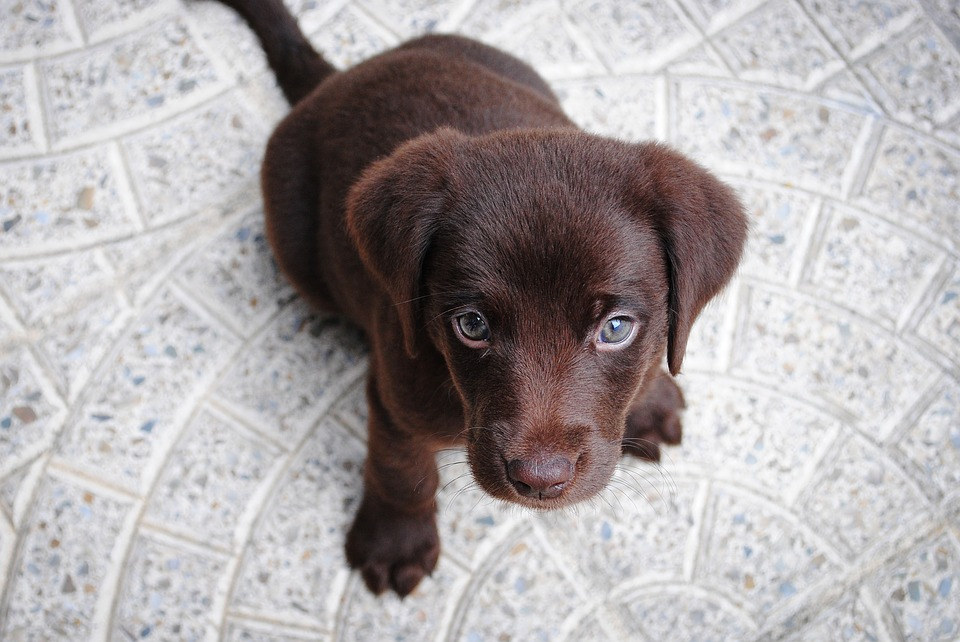
#> input picture data/dog3.jpg, 960 x 642 px
$ jupyter execute --allow-errors examples.ipynb
#> lines starting #> are read from the running program, lines starting #| are printed output that depends on the picture
# Principal Component Analysis

[cell 1]
import pandas as pd
import matplotlib.pyplot as plt
from sklearn.preprocessing import LabelEncoder, StandardScaler
from sklearn.decomposition import PCA
from sklearn.model_selection import train_test_split
import warnings
warnings.filterwarnings("ignore")

#> (a cell that did not finish here is left out)

#> (a cell that did not finish here is left out)

#> (a cell that did not finish here is left out)

#> (a cell that did not finish here is left out)

[cell 6]
# Scale the features
scaler = StandardScaler()
#> (the rest of this cell did not finish here and is left out)

#> (a cell that did not finish here is left out)

[cell 8]
# Visualize
pca = PCA()
#> (the rest of this cell did not finish here and is left out)

[cell 9]
pca2 = PCA(n_components=17)
#> (the rest of this cell did not finish here and is left out)

[cell 10]
pca3 = PCA(n_components=2)
#> (the rest of this cell did not finish here and is left out)

# Singular Value Decomposition

[cell 11]
import numpy
from PIL import Image

[cell 12]
def load_image(image):
#> called with image = 'data/dog3.jpg'
    image = Image.open(image)
#> image is the input picture: PIL image 960x642 RGB; mean R, G, B 171.8, 166.2, 167.2
    im_array = numpy.array(image)

    red = im_array[:, :, 0]
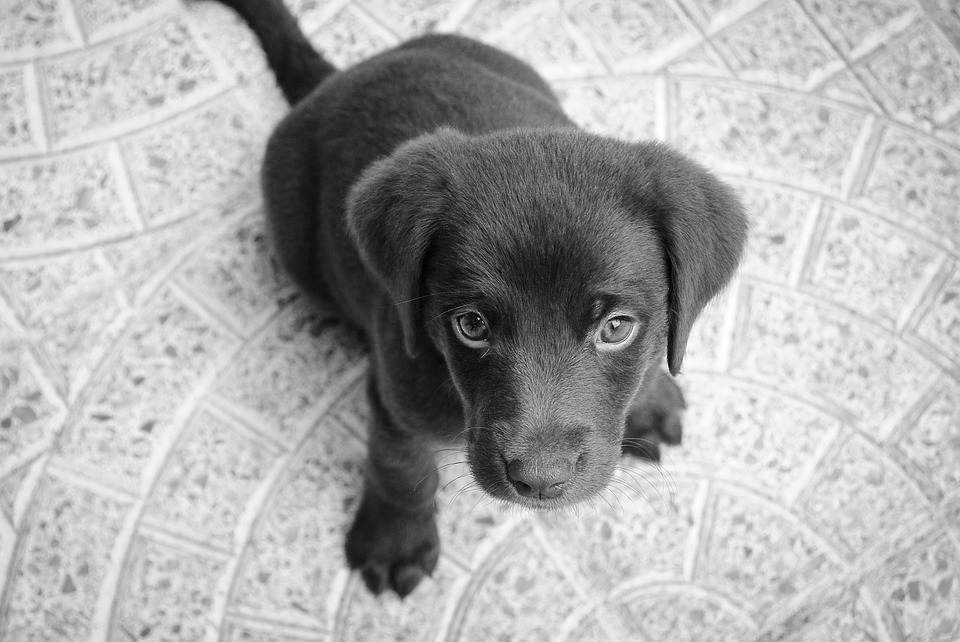
#> red: shape (642, 960); min 0, max 255, mean 171.8
    green = im_array[:, :, 1]
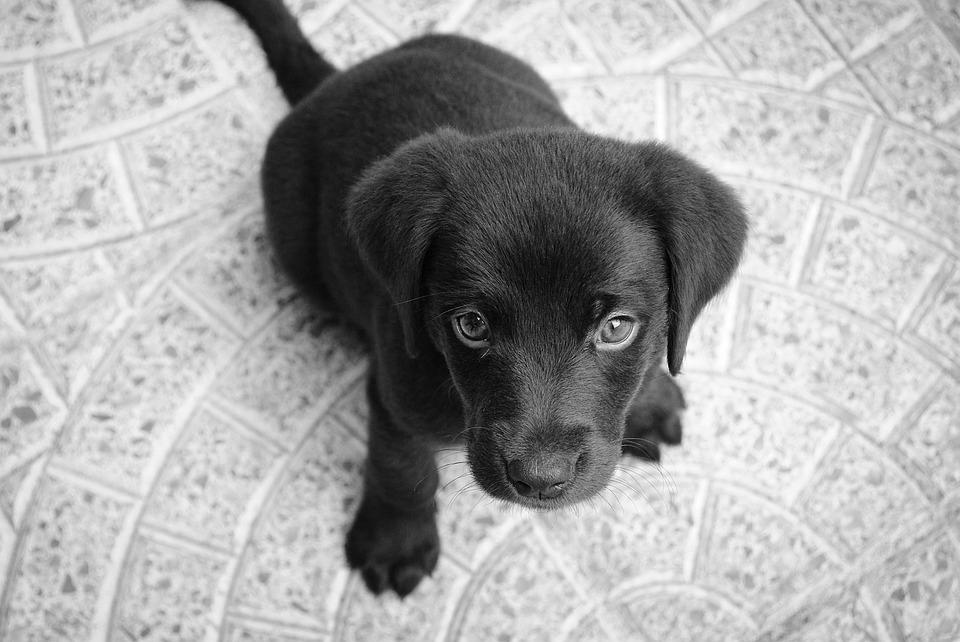
#> green: shape (642, 960); min 0, max 255, mean 166.2
    blue = im_array[:, :, 2]

    return red, green, blue

[cell 13]
def channel_compress(color_channel, singular_value_limit):
#> called with singular_value_limit = 5
    u, s, v = numpy.linalg.svd(color_channel)
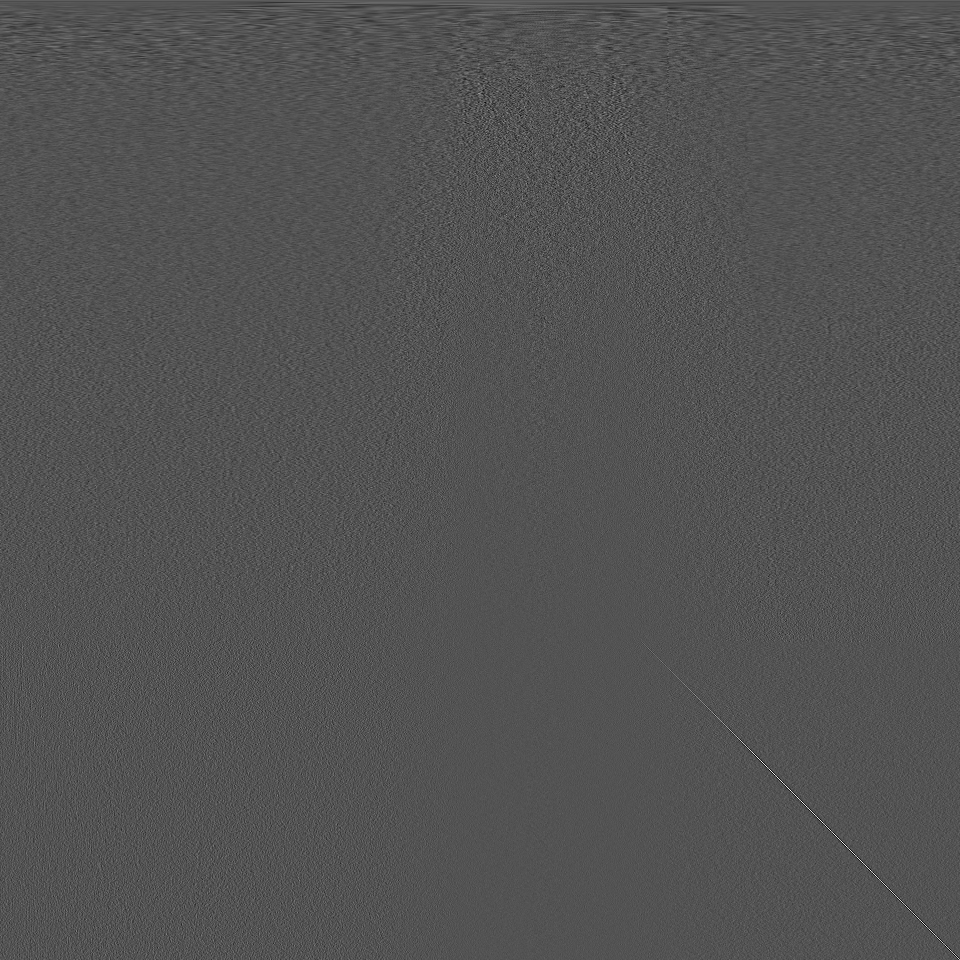
#> v: shape (960, 960) float64; min -0.277, max 0.57, mean 4.37e-05; drawn with min black and max white
#> s = 642 values, max 139950.6 at index 0, min 4.48 at index 641, mean 597
    compressed = numpy.zeros((color_channel.shape[0], color_channel.shape[1]))
    n = singular_value_limit

    left_matrix = numpy.matmul(u[:, 0:n], numpy.diag(s)[0:n, 0:n])
#> left_matrix = 642 rows, first 6: [5601.6, 1771.4, 718, 697.4, 73.49], [5619.1, 1758.8, 741.9, 688.6, 63.29], [5634.5, 1740.2, 765.6, 675.3, 52.16], [5651.2, 1732.2, 787.4, 672.5, 42.37], [5676.6, 1732.8, 806.7, 673, 31.08], [5695.6, 1736.5, 832.6, 665.3, 22.95]
    inner_compressed = numpy.matmul(left_matrix, v[0:n, :])
    compressed = inner_compressed.astype('uint8')
    return compressed

[cell 14]
def compress_image(red, green, blue, singular_val_lim):
    compressed_red = channel_compress(red, singular_val_lim)
    compressed_green = channel_compress(green, singular_val_lim)
#> call 2 of channel_compress, with singular_value_limit = 5
#> in channel_compress (call 2), `u, s, v = numpy.linalg.svd(color_channel)`:
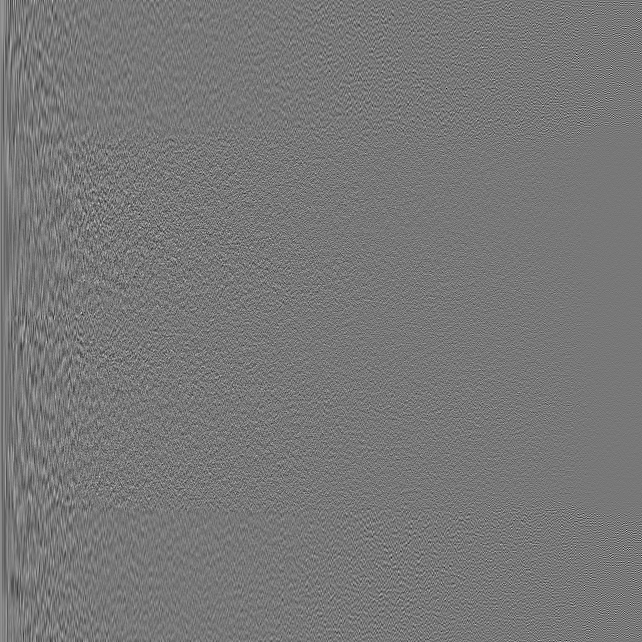
#> u: shape (642, 642) float64; min -0.276, max 0.309, mean 5.73e-05; drawn with min black and max white
#> in channel_compress (call 2), `u, s, v = numpy.linalg.svd(color_channel)`: s = 642 values, max 136904.5 at index 0, min 4.3 at index 641, mean 606.5
#> in channel_compress (call 2), `left_matrix = numpy.matmul(u[:, 0:n], numpy.diag(s)[0:n, 0:n])`: left_matrix = 642 rows, first 6: [5506, 1954.4, 692.8, 794.7, 89.04], [5523.6, 1942, 717, 786, 98.5], [5538.7, 1923.8, 742.7, 774.2, 108.8], [5554.7, 1915.3, 764.8, 773.4, 118.4], [5579.1, 1916.5, 785.8, 776.3, 128.5], [5597.5, 1920.4, 811.9, 770.9, 138]
#> in channel_compress (call 2), `inner_compressed = numpy.matmul(left_matrix, v[0:n, :])`:
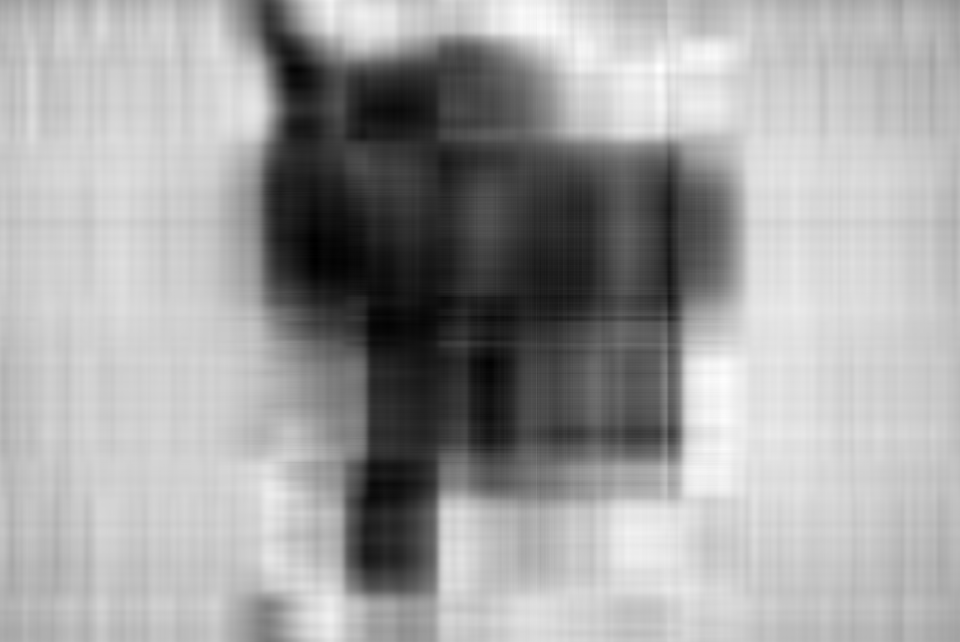
#> inner_compressed: shape (642, 960) float64; min -0.524, max 262.3, mean 166.2; drawn with min black and max white
    compressed_blue = channel_compress(blue, singular_val_lim)
#> call 3 of channel_compress, with singular_value_limit = 5
#> in channel_compress (call 3), `u, s, v = numpy.linalg.svd(color_channel)`:
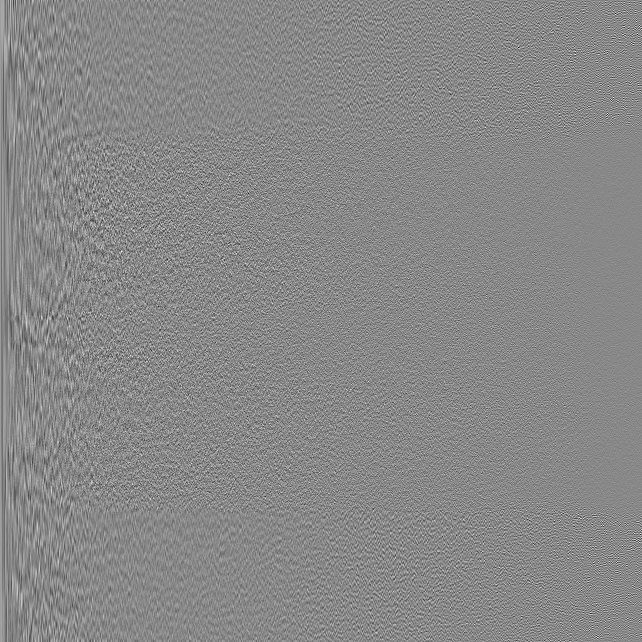
#> u: shape (642, 642) float64; min -0.281, max 0.245, mean 5.78e-05; drawn with min black and max white
#> in channel_compress (call 3), `u, s, v = numpy.linalg.svd(color_channel)`: s = 642 values, max 138005.4 at index 0, min 5.56 at index 641, mean 621
#> in channel_compress (call 3), `left_matrix = numpy.matmul(u[:, 0:n], numpy.diag(s)[0:n, 0:n])`: left_matrix = 642 rows, first 6: [5612, 2000.5, 633.2, 841.5, 98.08], [5629.5, 1989.6, 655.2, 835.3, 107.6], [5644.6, 1972.8, 680.1, 827, 117.8], [5660.3, 1965.8, 698.8, 829.1, 126.8], [5684.5, 1969.7, 716.6, 836.2, 139.3], [5701.8, 1974.3, 741.1, 832.9, 148.8]

    im_red = Image.fromarray(compressed_red)
    im_blue = Image.fromarray(compressed_blue)
    im_green = Image.fromarray(compressed_green)

    new_image = Image.merge("RGB", (im_red, im_green, im_blue))
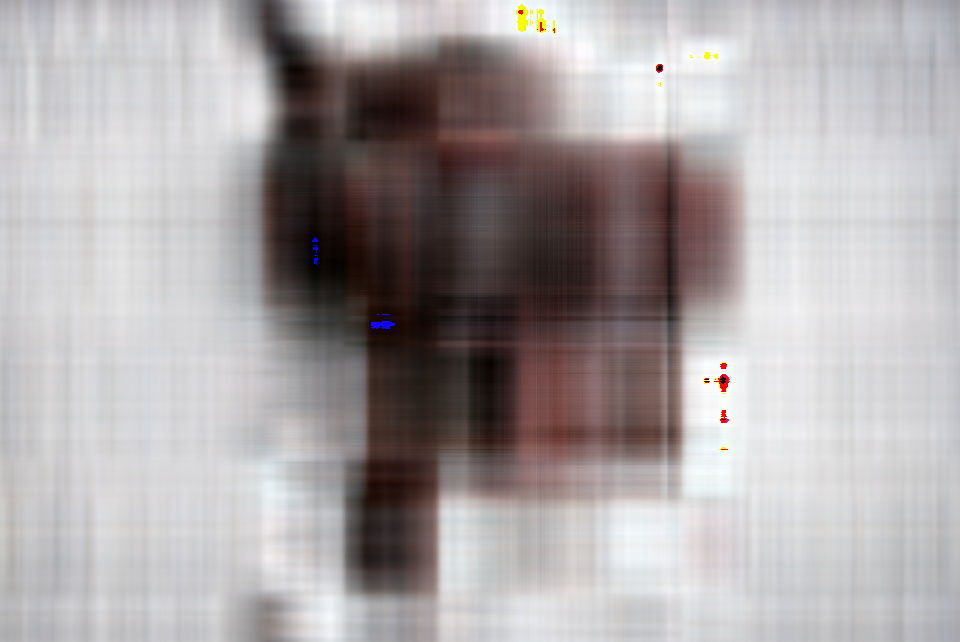
#> new_image: PIL image 960x642 RGB; mean R, G, B 171.2, 165.6, 166.5
    new_image.show()
    new_image.save("data/dog3-edited.jpg")
